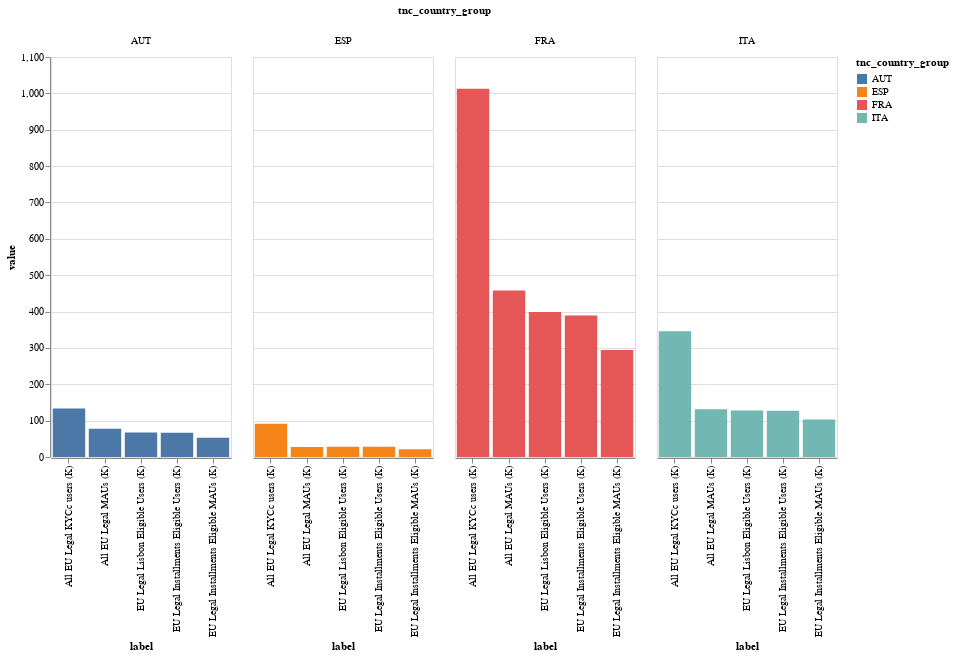

Source (notebook cell):
### Code cell
af.column_multi(
    grouped_elig_eu_users_df,
    "tnc_country_group",
    "label",
    "value",
    "tnc_country_group",
    180,
    400,
    "-y",
)

### Figure 1 — Vega-Lite specification as saved in the notebook (floating-point values rounded to 4 significant figures)
{"config": {"view": {"continuousWidth": 400, "continuousHeight": 300}}, "data": {"name": "data-febe5627a1b127766f99bbc977eb6978"}, "mark": "bar", "encoding": {"color": {"field": "tnc_country_group", "type": "nominal"}, "column": {"field": "tnc_country_group", "type": "nominal"}, "tooltip": {"field": "value", "type": "quantitative"}, "x": {"field": "label", "sort": "-y", "type": "nominal"}, "y": {"field": "value", "type": "quantitative"}}, "height": 400, "width": 180, "$schema": "https://vega.github.io/schema/vega-lite/v4.17.0.json", "datasets": {"data-febe5627a1b127766f99bbc977eb6978": [{"tnc_country_group": "ESP       ", "label": "All EU Legal KYCc users (K)", "value": 91.45}, {"tnc_country_group": "AUT       ", "label": "All EU Legal KYCc users (K)", "value": 133.5}, {"tnc_country_group": "ITA       ", "label": "All EU Legal KYCc users (K)", "value": 346.0}, {"tnc_country_group": "FRA       ", "label": "All EU Legal KYCc users (K)", "value": 1013.0}, {"tnc_country_group": "ESP       ", "label": "All EU Legal MAUs (K)", "value": 27.79}, {"tnc_country_group": "AUT       ", "label": "All EU Legal MAUs (K)", "value": 77.93}, {"tnc_country_group": "ITA       ", "label": "All EU Legal MAUs (K)", "value": 131.4}, {"tnc_country_group": "FRA       ", "label": "All EU Legal MAUs (K)", "value": 457.8}, {"tnc_country_group": "ESP       ", "label": "EU Legal Lisbon Eligible Users (K)", "value": 28.26}, {"tnc_country_group": "AUT       ", "label": "EU Legal Lisbon Eligible Users (K)", "value": 67.22}, {"tnc_country_group": "ITA       ", "label": "EU Legal Lisbon Eligible Users (K)", "value": 128.0}, {"tnc_country_group": "FRA       ", "label": "EU Legal Lisbon Eligible Users (K)", "value": 398.9}, {"tnc_country_group": "ESP       ", "label": "EU Legal Installments Eligible Users (K)", "value": 28.12}, {"tnc_country_group": "AUT       ", "label": "EU Legal Installments Eligible Users (K)", "value": 66.88}, {"tnc_country_group": "ITA       ", "label": "EU Legal Installments Eligible Users (K)", "value": 127.4}, {"tnc_country_group": "FRA       ", "label": "EU Legal Installments Eligible Users (K)", "value": 389.1}, {"tnc_country_group": "ESP       ", "label": "EU Legal Installments Eligible MAUs (K)", "value": 21.59}, {"tnc_country_group": "AUT       ", "label": "EU Legal Installments Eligible MAUs (K)", "value": 52.89}, {"tnc_country_group": "ITA       ", "label": "EU Legal Installments Eligible MAUs (K)", "value": 103.1}, {"tnc_country_group": "FRA       ", "label": "EU Legal Installments Eligible MAUs (K)", "value": 294.2}]}}
